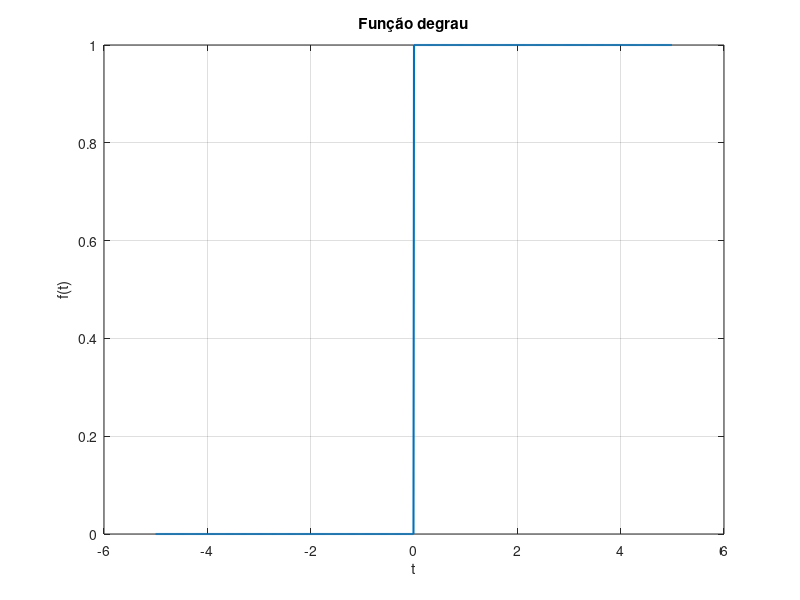

The MATLAB source for this figure:
clear all; clc;

%% Dados do exercício
T = 10;          
m = 1000;       
N = m;           
%% Letra a

% Malha temporal
x = -5:(T/m):5;
x(end) = [];     % remove o último ponto

% Função degrau unitário
y = zeros(size(x));

for i = 1:length(x)
    if x(i) >= 0
        y(i) = 1;
    else
        y(i) = 0;
    end
end

figure;
plot(x,y,'LineWidth',1.5);
grid on;
xlabel('t');
ylabel('f(t)');
title('Função degrau');

%% Letra b
% Produto interno <phi_j,phi_j>

dx = T/N;

fprintf('Produtos internos:\n\n');

for j = 1:10

    if j == 1
        phi = ones(size(x));
    elseif mod(j,2)==0  %identifica se j é par ou ímpar
        k = j/2;
        phi = cos(2*pi*k*x/T);
    else
        k = (j-1)/2;
        phi = sin(2*pi*k*x/T);
    end

    produto = sum(phi.*phi)*dx; %produto interno

    fprintf('<phi_%d,phi_%d> = %.4f\n',j,j,produto);

end

%% Letra c
% Cálculo dos coeficientes alpha

alpha = zeros(10,1);

for j = 1:10

    if j == 1
        phi = ones(size(x));
    elseif mod(j,2)==0
        k = j/2;
        phi = cos(2*pi*k*x/T);
    else
        k = (j-1)/2;
        phi = sin(2*pi*k*x/T);
    end

    numerador = sum(y.*phi)*dx;
    denominador = sum(phi.*phi)*dx;

    alpha(j) = numerador/denominador;

end

fprintf('\nCoeficientes alpha:\n\n');
disp(alpha)

%% FFT

F = fft(y);

% descarta a metade redundante
F = F(1:N/2);

% normalização sugerida no enunciado
F = F/((m+1)/2);

fprintf('Primeiros coeficientes da FFT:\n\n');
disp(F(1:10))
